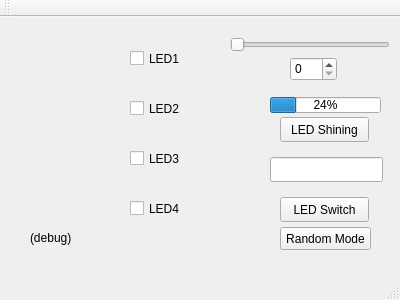
<?xml version="1.0" encoding="UTF-8"?>
<ui version="4.0">
 <class>MainWindow</class>
 <widget class="QMainWindow" name="MainWindow">
  <property name="geometry">
   <rect>
    <x>0</x>
    <y>0</y>
    <width>400</width>
    <height>300</height>
   </rect>
  </property>
  <property name="windowTitle">
   <string>MainWindow</string>
  </property>
  <widget class="QWidget" name="centralWidget">
   <widget class="QLabel" name="picLED1">
    <property name="geometry">
     <rect>
      <x>50</x>
      <y>20</y>
      <width>41</width>
      <height>41</height>
     </rect>
    </property>
    <property name="text">
     <string/>
    </property>
    <property name="pixmap">
     <pixmap>../lab3/asset/led.png</pixmap>
    </property>
    <property name="scaledContents">
     <bool>true</bool>
    </property>
   </widget>
   <widget class="QLabel" name="picLED2">
    <property name="geometry">
     <rect>
      <x>50</x>
      <y>70</y>
      <width>41</width>
      <height>41</height>
     </rect>
    </property>
    <property name="text">
     <string/>
    </property>
    <property name="pixmap">
     <pixmap>../lab3/asset/led.png</pixmap>
    </property>
    <property name="scaledContents">
     <bool>true</bool>
    </property>
   </widget>
   <widget class="QLabel" name="picLED3">
    <property name="geometry">
     <rect>
      <x>50</x>
      <y>120</y>
      <width>41</width>
      <height>41</height>
     </rect>
    </property>
    <property name="text">
     <string/>
    </property>
    <property name="pixmap">
     <pixmap>../lab3/asset/led.png</pixmap>
    </property>
    <property name="scaledContents">
     <bool>true</bool>
    </property>
   </widget>
   <widget class="QPushButton" name="shiningLED">
    <property name="geometry">
     <rect>
      <x>280</x>
      <y>100</y>
      <width>89</width>
      <height>25</height>
     </rect>
    </property>
    <property name="text">
     <string>LED Shining</string>
    </property>
    <property name="shortcut">
     <string>F</string>
    </property>
   </widget>
   <widget class="QPushButton" name="switchLED">
    <property name="geometry">
     <rect>
      <x>280</x>
      <y>180</y>
      <width>89</width>
      <height>25</height>
     </rect>
    </property>
    <property name="text">
     <string>LED Switch</string>
    </property>
    <property name="shortcut">
     <string>H</string>
    </property>
   </widget>
   <widget class="QCheckBox" name="checkLED1">
    <property name="geometry">
     <rect>
      <x>130</x>
      <y>30</y>
      <width>92</width>
      <height>23</height>
     </rect>
    </property>
    <property name="text">
     <string>LED1</string>
    </property>
    <property name="shortcut">
     <string>1</string>
    </property>
   </widget>
   <widget class="QCheckBox" name="checkLED2">
    <property name="geometry">
     <rect>
      <x>130</x>
      <y>80</y>
      <width>92</width>
      <height>23</height>
     </rect>
    </property>
    <property name="text">
     <string>LED2</string>
    </property>
    <property name="shortcut">
     <string>2</string>
    </property>
   </widget>
   <widget class="QCheckBox" name="checkLED3">
    <property name="geometry">
     <rect>
      <x>130</x>
      <y>130</y>
      <width>92</width>
      <height>23</height>
     </rect>
    </property>
    <property name="text">
     <string>LED3</string>
    </property>
    <property name="shortcut">
     <string>3</string>
    </property>
   </widget>
   <widget class="QLabel" name="picLED4">
    <property name="geometry">
     <rect>
      <x>50</x>
      <y>170</y>
      <width>41</width>
      <height>41</height>
     </rect>
    </property>
    <property name="text">
     <string/>
    </property>
    <property name="pixmap">
     <pixmap>../lab3/asset/led.png</pixmap>
    </property>
    <property name="scaledContents">
     <bool>true</bool>
    </property>
   </widget>
   <widget class="QCheckBox" name="checkLED4">
    <property name="geometry">
     <rect>
      <x>130</x>
      <y>180</y>
      <width>92</width>
      <height>23</height>
     </rect>
    </property>
    <property name="text">
     <string>LED4</string>
    </property>
    <property name="shortcut">
     <string>4</string>
    </property>
   </widget>
   <widget class="QLineEdit" name="timesLED">
    <property name="geometry">
     <rect>
      <x>270</x>
      <y>140</y>
      <width>113</width>
      <height>25</height>
     </rect>
    </property>
   </widget>
   <widget class="QLabel" name="textDebug">
    <property name="geometry">
     <rect>
      <x>30</x>
      <y>205</y>
      <width>351</width>
      <height>31</height>
     </rect>
    </property>
    <property name="text">
     <string>(debug)</string>
    </property>
   </widget>
   <widget class="QSlider" name="horizontalSlider">
    <property name="geometry">
     <rect>
      <x>230</x>
      <y>20</y>
      <width>160</width>
      <height>16</height>
     </rect>
    </property>
    <property name="orientation">
     <enum>Qt::Horizontal</enum>
    </property>
   </widget>
   <widget class="QProgressBar" name="progressBar">
    <property name="geometry">
     <rect>
      <x>270</x>
      <y>80</y>
      <width>111</width>
      <height>16</height>
     </rect>
    </property>
    <property name="value">
     <number>24</number>
    </property>
   </widget>
   <widget class="QSpinBox" name="spinBox">
    <property name="geometry">
     <rect>
      <x>290</x>
      <y>40</y>
      <width>47</width>
      <height>24</height>
     </rect>
    </property>
   </widget>
   <widget class="QPushButton" name="pushButton">
    <property name="geometry">
     <rect>
      <x>280</x>
      <y>210</y>
      <width>91</width>
      <height>23</height>
     </rect>
    </property>
    <property name="text">
     <string>Random Mode</string>
    </property>
    <property name="shortcut">
     <string>G</string>
    </property>
   </widget>
  </widget>
  <widget class="QMenuBar" name="menuBar">
   <property name="geometry">
    <rect>
     <x>0</x>
     <y>0</y>
     <width>400</width>
     <height>20</height>
    </rect>
   </property>
  </widget>
  <widget class="QToolBar" name="mainToolBar">
   <attribute name="toolBarArea">
    <enum>TopToolBarArea</enum>
   </attribute>
   <attribute name="toolBarBreak">
    <bool>false</bool>
   </attribute>
  </widget>
  <widget class="QStatusBar" name="statusBar"/>
 </widget>
 <layoutdefault spacing="6" margin="11"/>
 <resources/>
 <connections>
  <connection>
   <sender>horizontalSlider</sender>
   <signal>valueChanged(int)</signal>
   <receiver>progressBar</receiver>
   <slot>setValue(int)</slot>
   <hints>
    <hint type="sourcelabel">
     <x>292</x>
     <y>66</y>
    </hint>
    <hint type="destinationlabel">
     <x>312</x>
     <y>132</y>
    </hint>
   </hints>
  </connection>
  <connection>
   <sender>horizontalSlider</sender>
   <signal>valueChanged(int)</signal>
   <receiver>spinBox</receiver>
   <slot>setValue(int)</slot>
   <hints>
    <hint type="sourcelabel">
     <x>339</x>
     <y>69</y>
    </hint>
    <hint type="destinationlabel">
     <x>322</x>
     <y>89</y>
    </hint>
   </hints>
  </connection>
  <connection>
   <sender>spinBox</sender>
   <signal>valueChanged(int)</signal>
   <receiver>horizontalSlider</receiver>
   <slot>setValue(int)</slot>
   <hints>
    <hint type="sourcelabel">
     <x>300</x>
     <y>95</y>
    </hint>
    <hint type="destinationlabel">
     <x>283</x>
     <y>65</y>
    </hint>
   </hints>
  </connection>
  <connection>
   <sender>spinBox</sender>
   <signal>valueChanged(int)</signal>
   <receiver>progressBar</receiver>
   <slot>setValue(int)</slot>
   <hints>
    <hint type="sourcelabel">
     <x>293</x>
     <y>99</y>
    </hint>
    <hint type="destinationlabel">
     <x>289</x>
     <y>132</y>
    </hint>
   </hints>
  </connection>
 </connections>
</ui>
